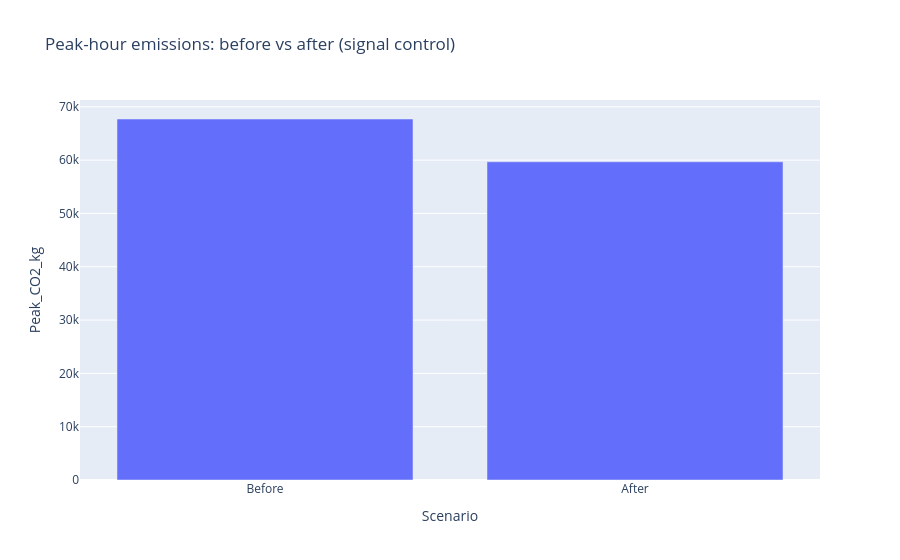

Notebook source saved alongside this figure:
### Code cell
# Identify top congested junctions by mean vehicles during peak hours
peak_df = df[df["is_peak"] == 1]
mean_peak = peak_df.groupby("Junction")["Vehicles"].mean().sort_values(ascending=False)
top_junctions = mean_peak.index[:2].tolist()  # choose top 2

# Policy: reduce vehicles by 15% during peak at top junctions (proxy for improved flow)
policy_reduction = 0.15

df_sim_signal = df.copy()
mask = (df_sim_signal["is_peak"] == 1) & (df_sim_signal["Junction"].isin(top_junctions))
df_sim_signal.loc[mask, "Vehicles"] = (df_sim_signal.loc[mask, "Vehicles"] * (1 - policy_reduction)).round()

df_sim_signal["Estimated_Emission_CO2_kg"] = df_sim_signal["Vehicles"] * EMISSION_FACTOR_CO2

# Compare emissions before vs after (peak hours)
before_peak_emissions = df[df["is_peak"]==1]["Estimated_Emission_CO2_kg"].sum()
after_peak_emissions = df_sim_signal[df_sim_signal["is_peak"]==1]["Estimated_Emission_CO2_kg"].sum()
reduction_pct = 100 * (before_peak_emissions - after_peak_emissions) / before_peak_emissions

print(f"Adaptive signal control — peak emissions change: {reduction_pct:.2f}%")

fig = px.bar(
    pd.DataFrame({
        "Scenario": ["Before", "After"],
        "Peak_CO2_kg": [before_peak_emissions, after_peak_emissions]
    }),
    x="Scenario", y="Peak_CO2_kg", title="Peak-hour emissions: before vs after (signal control)"
)
fig.show()

### Figure 1 — Plotly figure (JSON) as saved in the notebook; plotly's stock layout.template omitted (floating-point values rounded to 4 significant figures)
{"data": [{"hovertemplate": "Scenario=%{x}<br>Peak_CO2_kg=%{y}<extra></extra>", "legendgroup": "", "marker": {"color": "#636efa", "pattern": {"shape": ""}}, "name": "", "orientation": "v", "showlegend": false, "textposition": "auto", "type": "bar", "x": ["Before", "After"], "xaxis": "x", "y": [67710.0, 59680.0], "yaxis": "y"}], "layout": {"barmode": "relative", "legend": {"tracegroupgap": 0}, "title": {"text": "Peak-hour emissions: before vs after (signal control)"}, "xaxis": {"anchor": "y", "domain": [0, 1], "title": {"text": "Scenario"}}, "yaxis": {"anchor": "x", "domain": [0, 1], "title": {"text": "Peak_CO2_kg"}}}}
